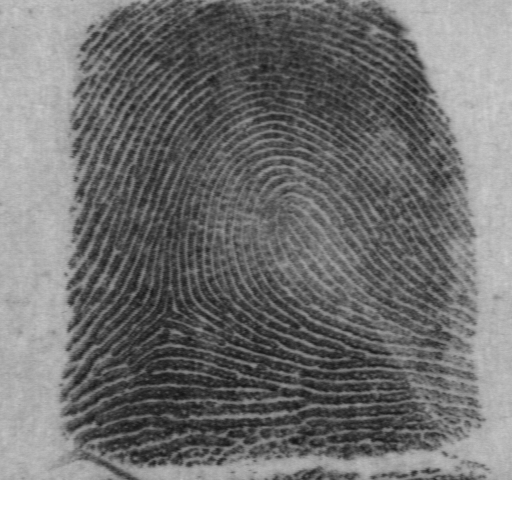
#> input picture Cyber Security/Applied Biometric Project/lab4Biometric-master/lab4Biometric-master/NISTSpecialDatabase4GrayScaleImagesofFIGS/sd04/png_txt/full-data/f0060_05.png, 512 x 512 px
$ python -i hybrid.py   (imports and definitions only)
#> lines starting #> are read from the running program, lines starting #| are printed output that depends on the picture; after the words box and inside, x2 and y2 are one past the last pixel; in counts of white or black regions, pixels touching at a corner belong together
import numpy as np
import cv2
import glob

from sklearn.model_selection import train_test_split, cross_val_score
from sklearn.neighbors import KNeighborsClassifier
from sklearn.svm import SVC
from sklearn.metrics import accuracy_score, classification_report, confusion_matrix
import matplotlib.pyplot as plt
from tabulate import tabulate
import os
from sklearn.ensemble import RandomForestClassifier
import random


# Improved Image cleanup
def cleanup_img(path):
    img = cv2.imread(path, cv2.IMREAD_GRAYSCALE)
#> img is the input picture: shape (512, 512); min 20, max 255, mean 120.2
    equ = cv2.equalizeHist(img)
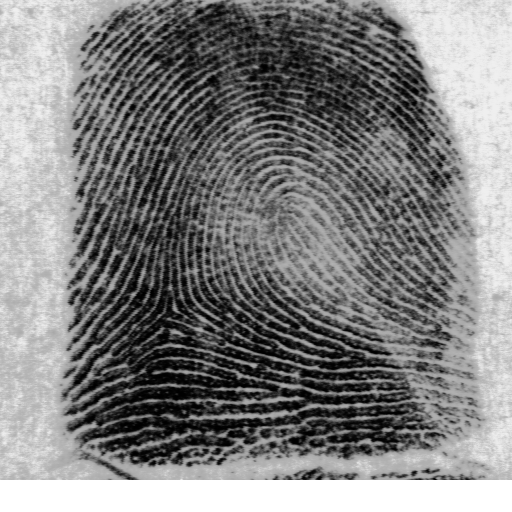
#> equ: shape (512, 512); min 0, max 255, mean 128.9
    # Adjust adaptive thresholding parameters if necessary
    return cv2.adaptiveThreshold(equ, 255, cv2.ADAPTIVE_THRESH_GAUSSIAN_C, cv2.THRESH_BINARY, 11, 2)
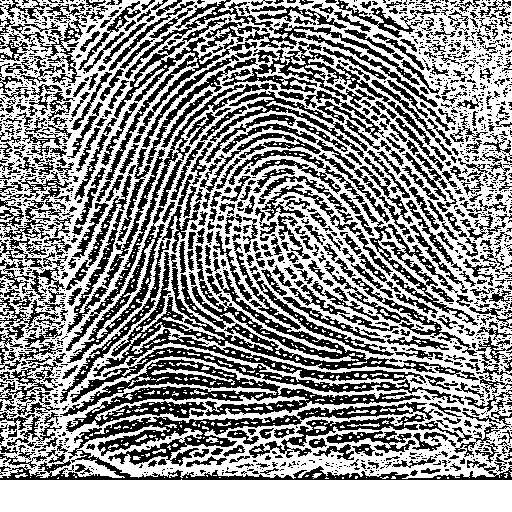
#> returned value: shape (512, 512); 56.4% white; 1563 black regions (1046 under 20 px), largest, box (x1, y1, x2, y2) and area: (70, 245, 479, 403) 11496, (0, 402, 512, 480) 7994, (60, 359, 421, 432) 6702


# Enhanced Minutiae detection
def find_minutiae(path, disp=False):
    img = cleanup_img(path)
    # Adjust parameters for Harris corner detection based on your image characteristics
    dst = cv2.cornerHarris(img, blockSize=2, ksize=3, k=0.04)
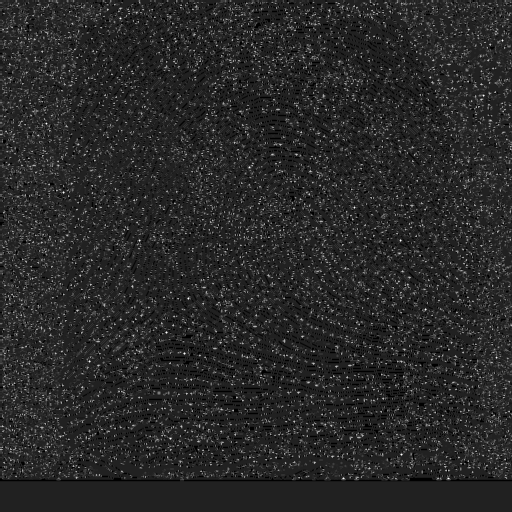
#> dst: shape (512, 512) float32; min -0.04, max 0.266, mean 0.00868; drawn with min black and max white
    dst = cv2.dilate(dst, None)
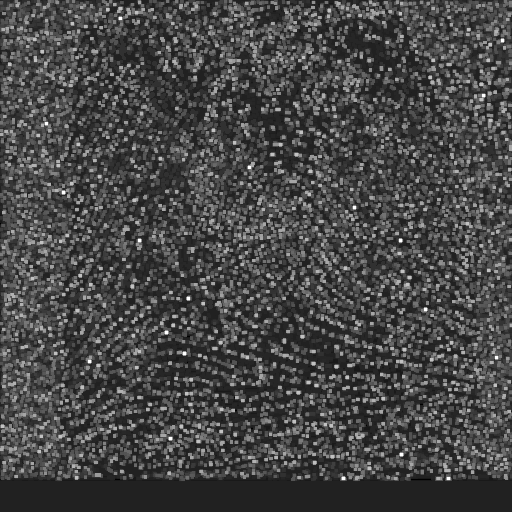
#> dst: shape (512, 512) float32; min -0.04, max 0.266, mean 0.0448; drawn with min black and max white
    ret, dst = cv2.threshold(dst, 0.01 * dst.max(), 255, 0)
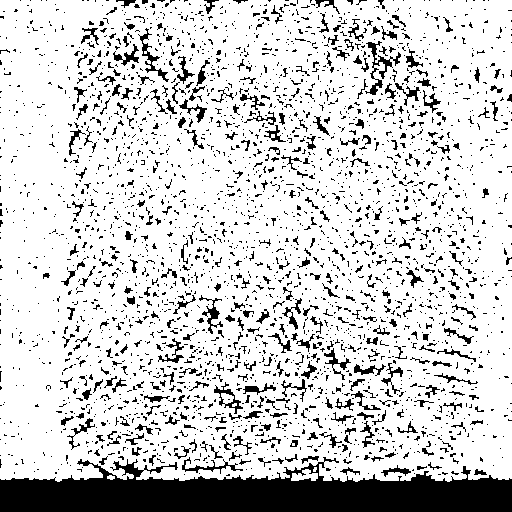
#> dst: shape (512, 512) float32; 82.1% white; 2930 black regions (2565 under 20 px), largest, box (x1, y1, x2, y2) and area: (0, 457, 512, 512) 17655, (365, 41, 401, 95) 437, (138, 28, 169, 82) 303
#> ret = 0.00266
    dst = np.uint8(dst)

    # Refine corner locations
    criteria = (cv2.TERM_CRITERIA_EPS + cv2.TERM_CRITERIA_MAX_ITER, 100, 0.001)
    corners = cv2.goodFeaturesToTrack(dst, maxCorners=150, qualityLevel=0.01, minDistance=10, blockSize=3,
                                      useHarrisDetector=True)
#> corners = 150 rows, first 8: [195, 216], [346, 246], [387, 167], [101, 73], [144, 460], [350, 374], [479, 242], [45, 208]

    # Draw corners for display
    if disp:
        img2 = img.copy()
        for i in corners:
            x, y = i.ravel()
            cv2.circle(img2, (x, y), 3, 255, -1)
        plt.imshow(img2)
        plt.show()

    return corners


# Feature extraction with fixed size
# [247 lines left out: functions extract_features, ml_technique_one, ml_technique_two, ml_technique_three, evaluate_performance, compare_fingerprints and 1 more, not called in this run]


# [2 lines not run here, left out]

>>> result = find_minutiae('NISTSpecialDatabase4GrayScaleImagesofFIGS/sd04/png_txt/full-data/f0060_05.png')
#> result has the same summary as corners in find_minutiae

$ run again, on Cyber Security/Applied Biometric Project/lab4Biometric-master/lab4Biometric-master/NISTSpecialDatabase4GrayScaleImagesofFIGS/sd04/png_txt/full-data/f0290_02.png
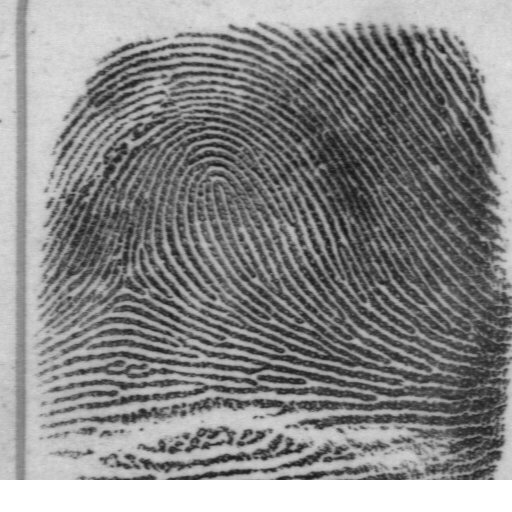
#> input picture Cyber Security/Applied Biometric Project/lab4Biometric-master/lab4Biometric-master/NISTSpecialDatabase4GrayScaleImagesofFIGS/sd04/png_txt/full-data/f0290_02.png, 512 x 512 px
#> in cleanup_img, img is the input picture: shape (512, 512); min 22, max 255, mean 135.3
#> in cleanup_img, `return cv2.adaptiveThreshold(equ, 255, cv2.ADAPTIVE_THRESH_GAUSSIAN_C,..`:
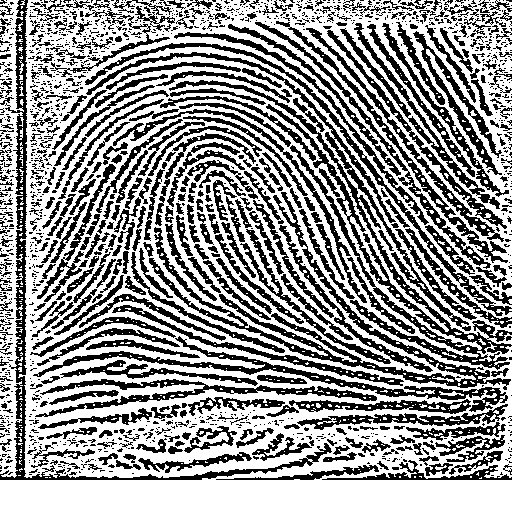
#> returned value: shape (512, 512); 58.7% white; 1523 black regions (1122 under 20 px), largest, box (x1, y1, x2, y2) and area: (169, 80, 512, 370) 6862, (149, 192, 511, 390) 5422, (0, 0, 332, 480) 5146
#> in find_minutiae, `ret, dst = cv2.threshold(dst, 0.01 * dst.max(), 255, 0)`:
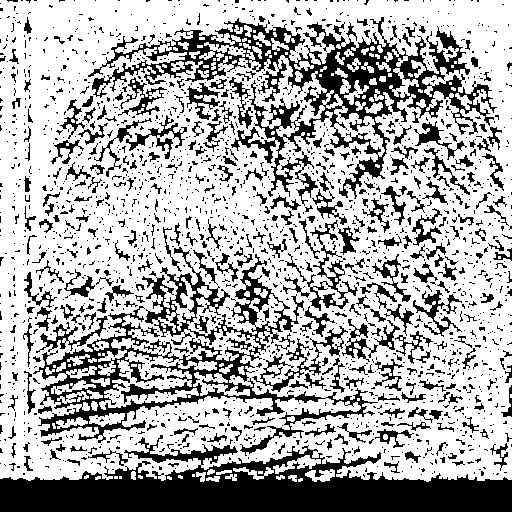
#> dst: shape (512, 512) float32; 68.9% white; 1914 black regions (1587 under 20 px), largest, box (x1, y1, x2, y2) and area: (0, 435, 512, 512) 20210, (88, 17, 497, 206) 15810, (33, 247, 378, 456) 12348
#> ret = 0.00266
#> corners = 150 rows, first 8: [13, 67], [460, 353], [389, 21], [228, 424], [110, 231], [133, 333], [120, 477], [193, 475]
#> result has the same summary as corners in find_minutiae

$ run again, on Cyber Security/Applied Biometric Project/lab4Biometric-master/lab4Biometric-master/NISTSpecialDatabase4GrayScaleImagesofFIGS/sd04/png_txt/full-data/f0310_05.png
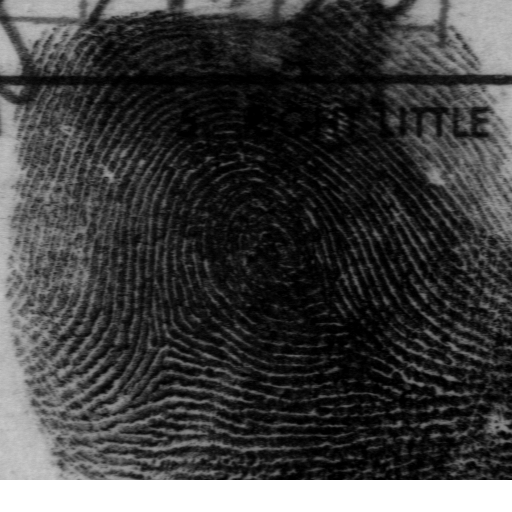
#> input picture Cyber Security/Applied Biometric Project/lab4Biometric-master/lab4Biometric-master/NISTSpecialDatabase4GrayScaleImagesofFIGS/sd04/png_txt/full-data/f0310_05.png, 512 x 512 px
#> in cleanup_img, img is the input picture: shape (512, 512); min 0, max 255, mean 63.3
#> in cleanup_img, `return cv2.adaptiveThreshold(equ, 255, cv2.ADAPTIVE_THRESH_GAUSSIAN_C,..`:
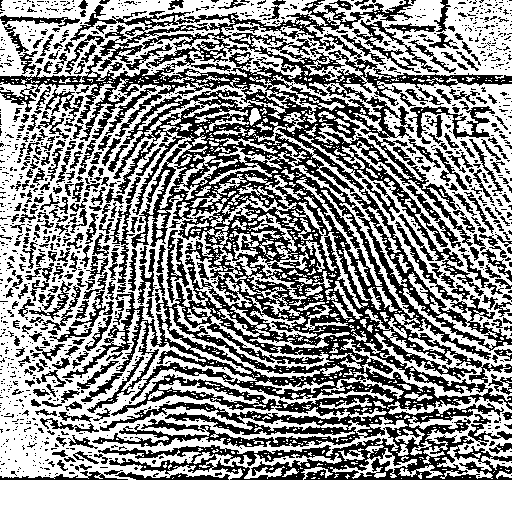
#> returned value: shape (512, 512); 57.1% white; 1270 black regions (948 under 20 px), largest, box (x1, y1, x2, y2) and area: (0, 0, 512, 480) 79251, (352, 20, 439, 73) 1064, (408, 106, 495, 144) 915
#> in find_minutiae, `ret, dst = cv2.threshold(dst, 0.01 * dst.max(), 255, 0)`:
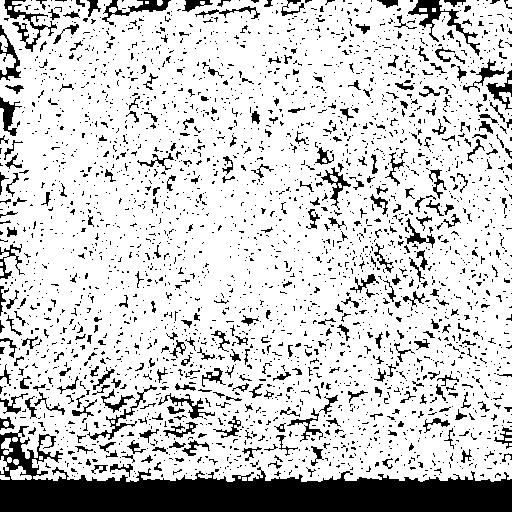
#> dst: shape (512, 512) float32; 81% white; 2904 black regions (2555 under 20 px), largest, box (x1, y1, x2, y2) and area: (0, 426, 512, 512) 18129, (408, 0, 480, 56) 785, (4, 0, 57, 52) 597
#> ret = 0.00266
#> corners = 150 rows, first 8: [353, 442], [385, 230], [92, 381], [251, 346], [305, 334], [191, 426], [209, 376], [38, 304]
#> result has the same summary as corners in find_minutiae

$ run again, on Cyber Security/Applied Biometric Project/lab4Biometric-master/lab4Biometric-master/NISTSpecialDatabase4GrayScaleImagesofFIGS/sd04/png_txt/full-data/f0355_08.png
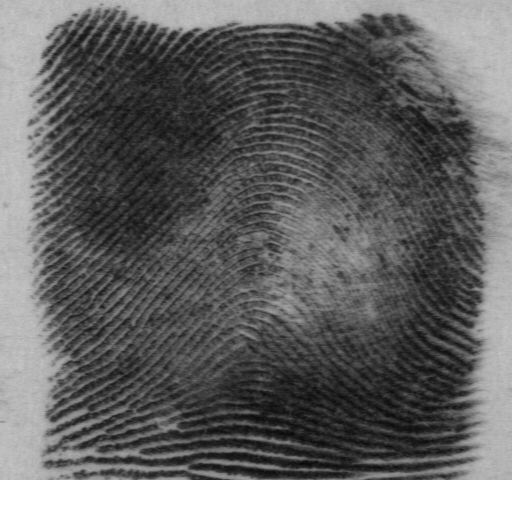
#> input picture Cyber Security/Applied Biometric Project/lab4Biometric-master/lab4Biometric-master/NISTSpecialDatabase4GrayScaleImagesofFIGS/sd04/png_txt/full-data/f0355_08.png, 512 x 512 px
#> in cleanup_img, img is the input picture: shape (512, 512); min 8, max 255, mean 102.5
#> in cleanup_img, `return cv2.adaptiveThreshold(equ, 255, cv2.ADAPTIVE_THRESH_GAUSSIAN_C,..`:
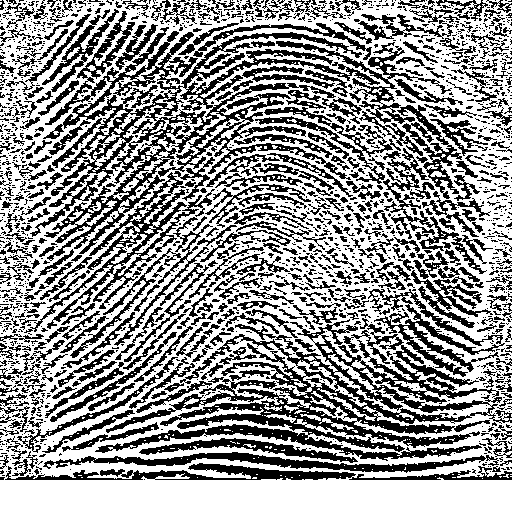
#> returned value: shape (512, 512); 58.7% white; 1788 black regions (1328 under 20 px), largest, box (x1, y1, x2, y2) and area: (30, 11, 380, 261) 18064, (95, 318, 512, 461) 17219, (24, 172, 215, 333) 3772
#> in find_minutiae, `ret, dst = cv2.threshold(dst, 0.01 * dst.max(), 255, 0)`:
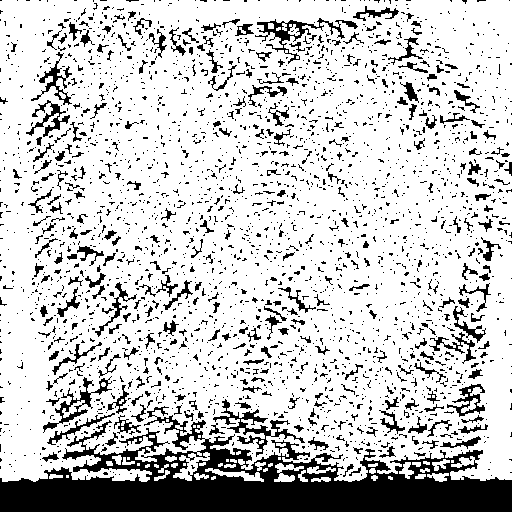
#> dst: shape (512, 512) float32; 79.7% white; 2661 black regions (2352 under 20 px), largest, box (x1, y1, x2, y2) and area: (0, 406, 512, 512) 23176, (213, 399, 305, 457) 952, (255, 18, 358, 64) 873
#> ret = 0.00266
#> corners = 150 rows, first 8: [303, 447], [317, 432], [483, 362], [109, 195], [415, 135], [101, 22], [81, 81], [318, 45]
#> result has the same summary as corners in find_minutiae
